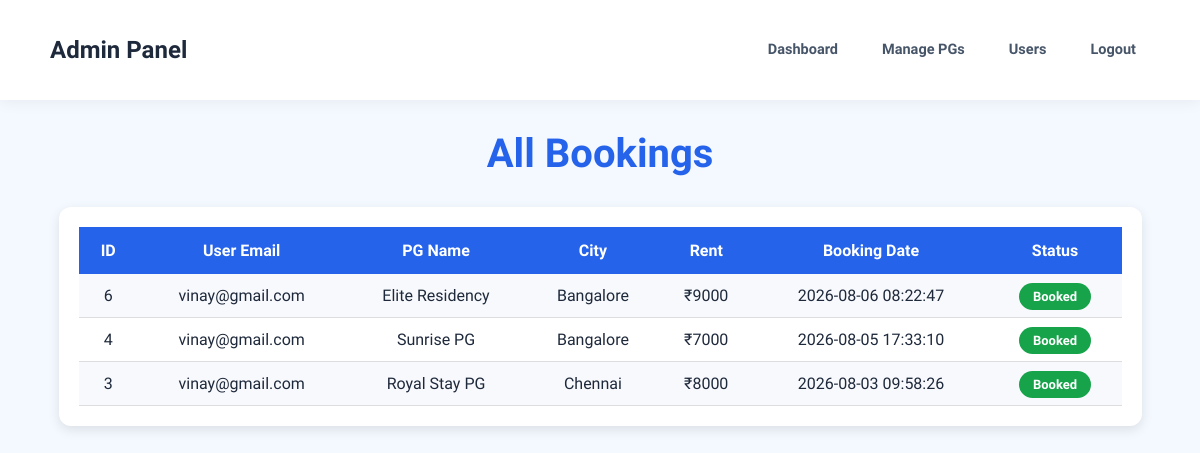
/admin/view-bookings.php (signed in), run on the app's committed database.
### tables this page shows
CREATE TABLE `bookings` (
  `id` int(11) NOT NULL AUTO_INCREMENT,
  `user_email` varchar(100) DEFAULT NULL,
  `pg_name` varchar(100) DEFAULT NULL,
  `city` varchar(50) DEFAULT NULL,
  `rent` int(11) DEFAULT NULL,
  `booking_date` timestamp NOT NULL DEFAULT current_timestamp(),
  `status` varchar(30) DEFAULT 'Confirmed',
  PRIMARY KEY (`id`)
);

### admin/view-bookings.php (the view, shortened to what this page needs)
<?php
include("../includes/db.php");
$stmt = mysqli_prepare($conn,
"SELECT * FROM bookings ORDER BY id DESC");
mysqli_stmt_execute($stmt);
$result = mysqli_stmt_get_result($stmt);
?>
<!DOCTYPE html>
<html>
<head>
<link rel="stylesheet" href="../css/style.css">
</head>
<body>
<nav class="navbar">
<h2>Admin Panel</h2>
<div class="menu">
<a href="admin-dashboard.php">Dashboard</a>
<a href="manage-pgs.php">Manage PGs</a>
<a href="manage-users.php">Users</a>
<a href="admin-logout.php">Logout</a>
</div>
</nav>
<div class="admin-container">
<h1 class="admin-title">All Bookings</h1>
<div class="table-container">
<table class="admin-table">
<tr>
<th>ID</th>
<th>User Email</th>
<th>PG Name</th>
<th>City</th>
<th>Rent</th>
<th>Booking Date</th>
<th>Status</th>
</tr>
<?php
if(mysqli_num_rows($result)>0)
{
    while($row=mysqli_fetch_assoc($result))
    {
?>
<tr>
<td><?php echo (int)$row['id']; ?></td>
<td><?php echo htmlspecialchars($row['user_email']); ?></td>
<td><?php echo htmlspecialchars($row['pg_name']); ?></td>
<td><?php echo htmlspecialchars($row['city']); ?></td>
<td>₹<?php echo (int)$row['rent']; ?></td>
<td><?php echo htmlspecialchars($row['booking_date']); ?></td>
<td>
    <span class="status-booked">Booked</span>
</td>
</tr>
<?php
    }
}
?>
</table>
</div>
</div>
</body>
</html>

### css/style.css (style rules this page uses)
:root { --primary: #2563EB; --primary-dark: #1D4ED8; --primary-light: #EFF6FF; --primary-glow: rgba(37, 99, 235, 0.25); --secondary: #0F172A; --accent: #F59E0B; --accent-red: #E63946; --text-dark: #1E293B; --text-muted: #64748B; --bg-light: #F4F8FF; --surface-white: #FFFFFF; --border-subtle: #E2E8F0; --shadow-sm: 0 2px 8px rgba(0, 0, 0, 0.06); --shadow-md: 0 10px 25px -5px rgba(0, 0, 0, 0.08), 0 8px 10px -6px rgba(0, 0, 0, 0.04); --shadow-lg: 0 20px 35px -5px rgba(0, 0, 0, 0.12), 0 10px 15px -5px rgba(0, 0, 0, 0.06); --radius-sm: 8px; --radius-md: 14px; --radius-lg: 20px; --transition: all 0.3s cubic-bezier(0.4, 0, 0.2, 1); }
* { box-sizing: border-box; }
html { scroll-behavior: smooth; }
h1 { color: #e63946; font-size: 40px; text-align: center; }
body { font-family: 'Plus Jakarta Sans', -apple-system, BlinkMacSystemFont, "Segoe UI", Roboto, sans-serif; text-align: center; margin: 0; background-color: #f4f8ff; color: #1e293b; -webkit-font-smoothing: antialiased; }
.navbar { display: flex; justify-content: space-between; align-items: center; background-color: rgba(255, 255, 255, 0.96); backdrop-filter: blur(12px); -webkit-backdrop-filter: blur(12px); padding: 16px 50px; box-shadow: 0 2px 15px rgba(0, 0, 0, 0.06); position: sticky; top: 0; z-index: 1000; transition: all 0.3s ease; }
.menu { display: flex; align-items: center; gap: 16px; }
.menu a { text-decoration: none; color: #475569; font-weight: 600; font-size: 14.5px; padding: 8px 14px; border-radius: 8px; transition: all 0.25s ease; }
.admin-container { width: 95%; margin: 30px auto; }
.admin-title { text-align: center; color: #2563EB; margin-bottom: 25px; }
.admin-table { width: 100%; border-collapse: collapse; }
.admin-table th { background: #2563EB; color: white; padding: 15px; font-size: 16px; }
.admin-table td { padding: 14px; text-align: center; border-bottom: 1px solid #ddd; }
body { background: #F4F8FF; }
.table-container { width: 100%; background: white; padding: 20px; border-radius: 12px; box-shadow: 0 4px 12px rgba(0, 0, 0, 0.1); overflow-x: auto; }
.admin-table th { background: #2563EB; color: white; padding: 14px; text-align: center; }
.admin-table td { padding: 12px; text-align: center; border-bottom: 1px solid #ddd; }
.admin-table tr:nth-child(even) { background: #f8f9fc; }
.table-container { width: 95%; margin: 30px auto; }
.status-booked { background: #16A34A; color: white; padding: 6px 14px; border-radius: 20px; font-size: 13px; font-weight: bold; }

### data on the page
bookings: id "6", user_email "vinay@gmail.com", pg_name "Elite Residency", city "Bangalore", rent "9000", booking_date "2026-08-06 08:22:47"
bookings: id "4", user_email "vinay@gmail.com", pg_name "Sunrise PG", city "Bangalore", rent "7000", booking_date "2026-08-05 17:33:10"
bookings: id "3", user_email "vinay@gmail.com", pg_name "Royal Stay PG", city "Chennai", rent "8000", booking_date "2026-08-03 09:58:26"
